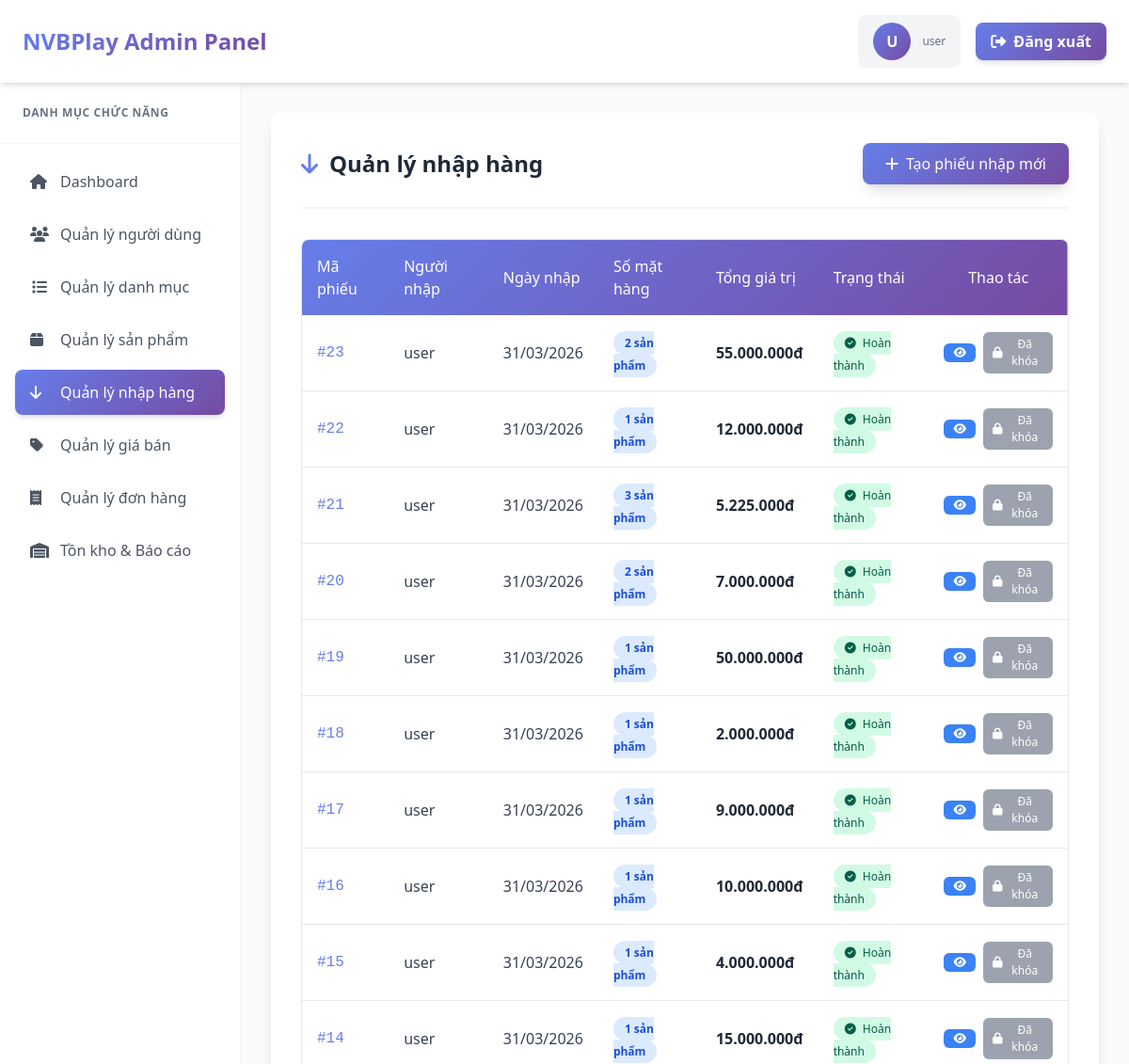
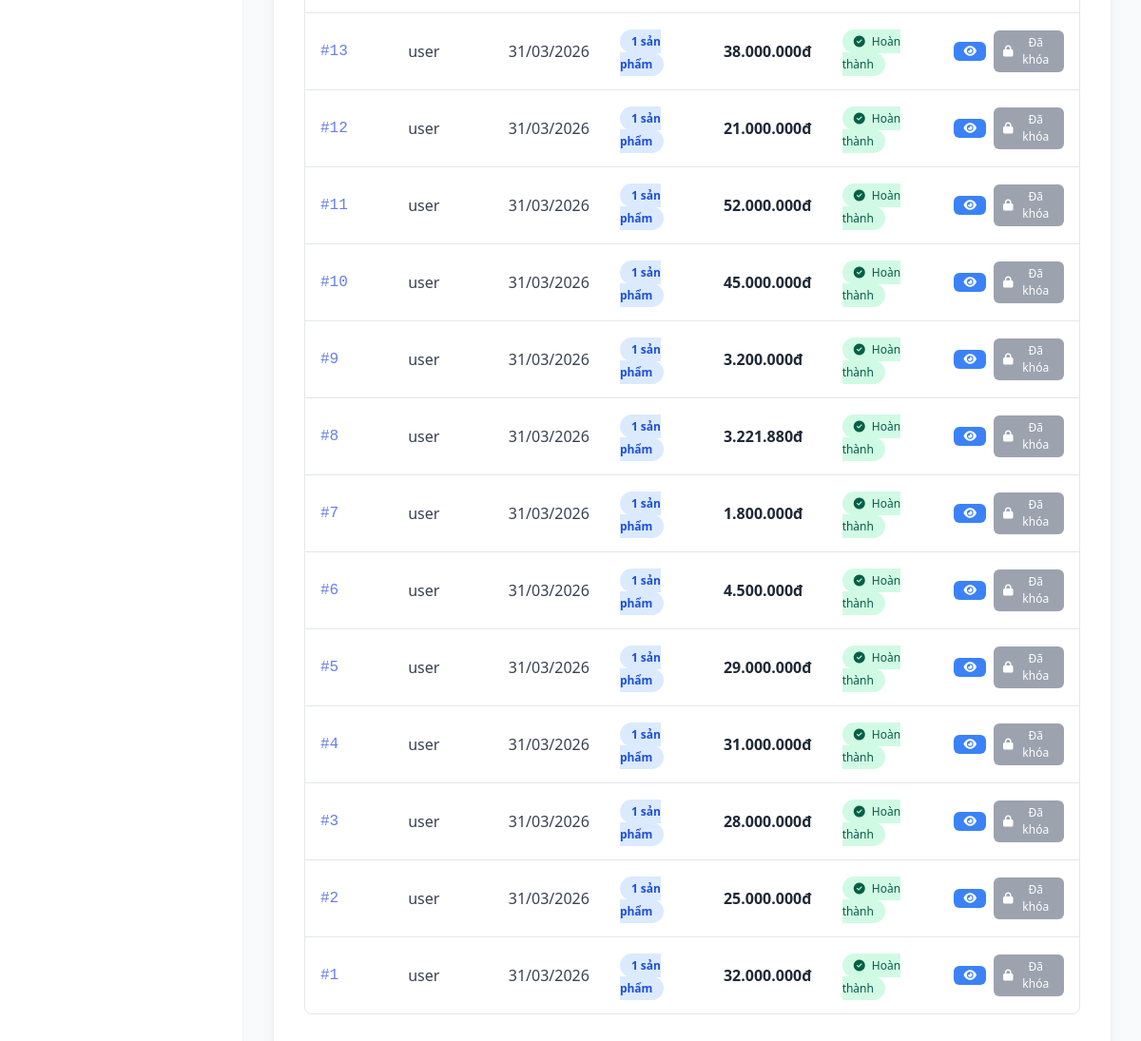
The app's page /admin/import.php (signed in) with its own data (2 pictures, top to bottom).
### tables this page shows
CREATE TABLE `phieunhap` (
  `NhapHang_id` int(11) NOT NULL,
  `NguoiNhap` varchar(100) DEFAULT NULL,
  `NgayNhap` date DEFAULT NULL,
  `SoLuong` int(11) DEFAULT NULL,
  `TrangThai` enum('pending','completed') DEFAULT 'pending'
);

### admin/import.php (the view, shortened to what this page needs)
<?php
require_once __DIR__ . '/../control/function.php';
$admin_username = $_SESSION['admin_username'] ?? '';
$sql = "SELECT pn.*,
        (SELECT COUNT(*) FROM chitietphieunhap WHERE PhieuNhap_id = pn.NhapHang_id) as so_mat_hang,
        COALESCE((SELECT SUM(SoLuong * Gia_Nhap) FROM chitietphieunhap WHERE PhieuNhap_id = pn.NhapHang_id), 0) as tong_gia_tri
        FROM phieunhap pn
        ORDER BY pn.NgayNhap DESC, pn.NhapHang_id DESC";
$result = $conn->query($sql);
?>
<!DOCTYPE html>
<html lang="vi">
<head>
    <script src="https://cdn.tailwindcss.com"></script>
    <link rel="stylesheet" href="https://cdnjs.cloudflare.com/ajax/libs/font-awesome/6.4.0/css/all.min.css">
</head>
<body class="bg-gray-50 font-sans text-gray-800">
   <header class="bg-white shadow-md sticky top-0 z-50">
        <div class="flex justify-between items-center px-6 py-4">
            <h1 class="text-2xl font-bold bg-clip-text text-transparent bg-gradient-custom">NVBPlay Admin Panel</h1>
            <div class="flex items-center space-x-4">
                <div class="flex items-center space-x-3 bg-gray-100 px-4 py-2 rounded-lg">
                    <div class="w-10 h-10 rounded-full bg-gradient-custom flex items-center justify-center text-white font-bold">
                        <?php echo strtoupper(substr($admin_username, 0, 1)); ?>
                    </div>
                    <div>
                        <p class="text-xs text-gray-500"><?php echo htmlspecialchars($admin_username); ?></p>
                    </div>
                </div>
                <button onclick="logout()" class="bg-gradient-custom text-white font-semibold px-4 py-2 rounded-lg hover:opacity-90 transition duration-200 shadow-md hover:shadow-lg">
                    <i class="fas fa-sign-out-alt mr-2"></i>Đăng xuất
                </button>
            </div>
        </div>
    </header>
    <div class="flex w-full min-h-[calc(100vh-70px)]">
        <aside class="w-64 bg-white shadow-lg hidden lg:block flex-shrink-0 border-r border-gray-100">
            <div class="p-6 border-b border-gray-100"><h3 class="text-gray-500 text-xs font-bold uppercase tracking-wider">Danh mục chức năng</h3></div>
            <nav class="p-4 space-y-2">
                <a href="dashboard.php" class="flex items-center gap-3 px-4 py-3 text-gray-600 rounded-lg hover:bg-gray-50 hover:text-primary transition"><i class="fas fa-home w-5"></i> Dashboard</a>
                <a href="users.php" class="flex items-center gap-3 px-4 py-3 text-gray-600 rounded-lg hover:bg-gray-50 hover:text-primary transition"><i class="fas fa-users w-5"></i> Quản lý người dùng</a>
                <a href="categories.php" class="flex items-center gap-3 px-4 py-3 text-gray-600 rounded-lg hover:bg-gray-50 hover:text-primary transition">
    <i class="fas fa-list w-5 text-center"></i> Quản lý danh mục
</a>
                <a href="product.php" class="flex items-center gap-3 px-4 py-3 text-gray-600 rounded-lg hover:bg-gray-50 hover:text-primary transition"><i class="fas fa-box w-5"></i> Quản lý sản phẩm</a>
                <a href="import.php" class="flex items-center gap-3 px-4 py-3 bg-gradient-custom text-white rounded-lg shadow-md"><i class="fas fa-arrow-down w-5"></i> Quản lý nhập hàng</a>
                <a href="price.php" class="flex items-center gap-3 px-4 py-3 text-gray-600 rounded-lg hover:bg-gray-50 hover:text-primary transition"><i class="fas fa-tag w-5"></i> Quản lý giá bán</a>
                <a href="orders.php" class="flex items-center gap-3 px-4 py-3 text-gray-600 rounded-lg hover:bg-gray-50 hover:text-primary transition"><i class="fas fa-receipt w-5"></i> Quản lý đơn hàng</a>
                <a href="inventory.php" class="flex items-center gap-3 px-4 py-3 text-gray-600 rounded-lg hover:bg-gray-50 hover:text-primary transition"><i class="fas fa-warehouse w-5"></i> Tồn kho & Báo cáo</a>
            </nav>
        </aside>
        <main class="flex-1 p-6 lg:p-8 overflow-x-hidden bg-gray-50">
            <div class="bg-white rounded-xl shadow-lg p-6 lg:p-8 min-h-full">
                <div class="flex flex-col sm:flex-row justify-between items-start sm:items-center mb-8 pb-6 border-b-2 border-gray-100 gap-4">
                    <h2 class="text-2xl font-bold text-gray-800 flex items-center gap-3"><i class="fas fa-arrow-down text-primary"></i> Quản lý nhập hàng</h2>
                    <a href="add_import.php" class="bg-gradient-custom hover:opacity-90 text-white px-6 py-2.5 rounded-lg font-medium shadow-lg transition flex items-center gap-2">
                        <i class="fas fa-plus"></i> Tạo phiếu nhập mới
                    </a>
                </div>
                <div class="overflow-x-auto rounded-lg border border-gray-200">
                    <table class="w-full text-left border-collapse">
                        <thead>
                            <tr class="bg-gradient-custom text-white">
                                <th class="p-4 font-medium">Mã phiếu</th>
                                <th class="p-4 font-medium">Người nhập</th>
                                <th class="p-4 font-medium">Ngày nhập</th>
                                <th class="p-4 font-medium">Số mặt hàng</th>
                                <th class="p-4 font-medium">Tổng giá trị</th>
                                <th class="p-4 font-medium">Trạng thái</th>
                                <th class="p-4 font-medium text-center">Thao tác</th>
                             </thead>
                        <tbody class="divide-y divide-gray-200">
                            <?php if (isset($result) && $result && $result->num_rows > 0): ?>
                                <?php while($row = $result->fetch_assoc()):
                                    $phieu_id = $row['NhapHang_id'];
                                    $ngayNhap = $row['NgayNhap'] ? date('d/m/Y', strtotime($row['NgayNhap'])) : 'N/A';
                                    $tongGiaTri = floatval($row['tong_gia_tri'] ?? 0);
                                    $trang_thai = $row['TrangThai'] ?? 'pending';
                                    $is_completed = ($trang_thai == 'completed');
                                ?>
                                <tr class="hover:bg-blue-50/30 transition">
                                    <td class="p-4 font-mono text-primary font-medium">#<?php echo str_pad($phieu_id, 1, '0', STR_PAD_LEFT); ?>     </td>
                                    <td class="p-4 text-gray-700"><?php echo htmlspecialchars($row['NguoiNhap'] ?? 'N/A'); ?>     </td>
                                    <td class="p-4 text-gray-700"><?php echo $ngayNhap; ?>     </td>
                                    <td class="p-4"><span class="px-3 py-1 rounded-full text-xs font-semibold bg-blue-100 text-blue-700"><?php echo intval($row['so_mat_hang']); ?> sản phẩm</span> </td>
                                    <td class="p-4 font-bold text-gray-800"><?php echo number_format($tongGiaTri, 0, ',', '.'); ?>đ</td>
                                    <td class="p-4">
                                        <?php if ($is_completed): ?>
                                            <span class="badge-completed"><i class="fas fa-check-circle mr-1"></i> Hoàn thành</span>
                                        <?php else: ?>
                                            <span class="badge-pending"><i class="fas fa-clock mr-1"></i> Chờ duyệt</span>
                                        <?php endif; ?>
                                    </td>
                                    <td class="p-4 text-center">
                                        <div class="flex items-center justify-center gap-2">
                                            <button onclick="toggleDetails(<?php echo $phieu_id; ?>)" class="action-btn btn-view" id="detail-btn-<?php echo $phieu_id; ?>" title="Xem chi tiết">
                                                <i class="fas fa-eye"></i>
                                            </button>
                                            <?php if (!$is_completed): ?>
                                                <a href="?action=complete&id=<?php echo $phieu_id; ?>" class="action-btn btn-complete" onclick="return confirm('Xác nhận hoàn thành phiếu nhập? Hành động này sẽ cập nhật tồn kho và không thể hoàn tác!')">
                                                    <i class="fas fa-check"></i> Hoàn thành
                                                </a>
                                                <a href="?action=delete&id=<?php echo $phieu_id; ?>" class="action-btn btn-delete" onclick="return confirm('Xóa phiếu nhập này?')">
                                                    <i class="fas fa-trash"></i>
                                                </a>
                                            <?php else: ?>
                                                <span class="action-btn btn-disabled" title="Đã hoàn thành, không thể sửa">
                                                    <i class="fas fa-lock"></i> Đã khóa
                                                </span>
                                            <?php endif; ?>
                                        </div>
                                    </td>
                                 </tr>
                                <?php endwhile; ?>
                            <?php elseif (!isset($error_message)): ?>
                                <tr><td colspan="7" class="text-center py-12 text-gray-500"><i class="fas fa-inbox text-4xl mb-3"></i><p>Chưa có phiếu nhập nào.</p></td></tr>
                            <?php endif; ?>
                        </tbody>
                    </table>
                </div>
            </div>
        </main>
    </div>
</body>
</html>

### admin/import.php (style rules this page uses)
.badge-completed { background: #d1fae5; color: #065f46; padding: 4px 12px; border-radius: 20px; font-size: 12px; font-weight: 500; }
.action-btn { padding: 4px 10px; border-radius: 6px; font-size: 12px; font-weight: 500; transition: all 0.2s; display: inline-flex; align-items: center; gap: 4px; cursor: pointer; text-decoration: none; }
.btn-view { background: #3b82f6; color: white; }
.btn-disabled { background: #9ca3af; color: white; cursor: not-allowed; }

### records on screen
phieunhap: NhapHang_id "23", NguoiNhap "user", NgayNhap "31/03/2026", so_mat_hang "2", tongGiaTri "55.000.000", TrangThai "completed" (drawn)
phieunhap: NhapHang_id "22", NguoiNhap "user", NgayNhap "31/03/2026", so_mat_hang "1", tongGiaTri "12.000.000", TrangThai "completed" (drawn)
phieunhap: NhapHang_id "21", NguoiNhap "user", NgayNhap "31/03/2026", so_mat_hang "3", tongGiaTri "5.225.000", TrangThai "completed" (drawn)
phieunhap: NhapHang_id "20", NguoiNhap "user", NgayNhap "31/03/2026", so_mat_hang "2", tongGiaTri "7.000.000", TrangThai "completed" (drawn)
phieunhap: NhapHang_id "19", NguoiNhap "user", NgayNhap "31/03/2026", so_mat_hang "1", tongGiaTri "50.000.000", TrangThai "completed" (drawn)
phieunhap: NhapHang_id "18", NguoiNhap "user", NgayNhap "31/03/2026", so_mat_hang "1", tongGiaTri "2.000.000", TrangThai "completed" (drawn)
phieunhap: NhapHang_id "17", NguoiNhap "user", NgayNhap "31/03/2026", so_mat_hang "1", tongGiaTri "9.000.000", TrangThai "completed" (drawn)
phieunhap: NhapHang_id "16", NguoiNhap "user", NgayNhap "31/03/2026", so_mat_hang "1", tongGiaTri "10.000.000", TrangThai "completed" (drawn)
phieunhap: NhapHang_id "15", NguoiNhap "user", NgayNhap "31/03/2026", so_mat_hang "1", tongGiaTri "4.000.000", TrangThai "completed" (drawn)
phieunhap: NhapHang_id "14", NguoiNhap "user", NgayNhap "31/03/2026", so_mat_hang "1", tongGiaTri "15.000.000", TrangThai "completed" (drawn)
phieunhap: NhapHang_id "13", NguoiNhap "user", NgayNhap "31/03/2026", so_mat_hang "1", tongGiaTri "38.000.000", TrangThai "completed" (drawn)
phieunhap: NhapHang_id "12", NguoiNhap "user", NgayNhap "31/03/2026", so_mat_hang "1", tongGiaTri "21.000.000", TrangThai "completed" (drawn)
phieunhap: NhapHang_id "11", NguoiNhap "user", NgayNhap "31/03/2026", so_mat_hang "1", tongGiaTri "52.000.000", TrangThai "completed" (drawn)
phieunhap: NhapHang_id "10", NguoiNhap "user", NgayNhap "31/03/2026", so_mat_hang "1", tongGiaTri "45.000.000", TrangThai "completed" (drawn)
phieunhap: NhapHang_id "9", NguoiNhap "user", NgayNhap "31/03/2026", so_mat_hang "1", tongGiaTri "3.200.000", TrangThai "completed" (drawn)
phieunhap: NhapHang_id "8", NguoiNhap "user", NgayNhap "31/03/2026", so_mat_hang "1", tongGiaTri "3.221.880", TrangThai "completed" (drawn)
phieunhap: NhapHang_id "7", NguoiNhap "user", NgayNhap "31/03/2026", so_mat_hang "1", tongGiaTri "1.800.000", TrangThai "completed" (drawn)
phieunhap: NhapHang_id "6", NguoiNhap "user", NgayNhap "31/03/2026", so_mat_hang "1", tongGiaTri "4.500.000", TrangThai "completed" (drawn)
phieunhap: NhapHang_id "5", NguoiNhap "user", NgayNhap "31/03/2026", so_mat_hang "1", tongGiaTri "29.000.000", TrangThai "completed" (drawn)
phieunhap: NhapHang_id "4", NguoiNhap "user", NgayNhap "31/03/2026", so_mat_hang "1", tongGiaTri "31.000.000", TrangThai "completed" (drawn)
phieunhap: NhapHang_id "3", NguoiNhap "user", NgayNhap "31/03/2026", so_mat_hang "1", tongGiaTri "28.000.000", TrangThai "completed" (drawn)
phieunhap: NhapHang_id "2", NguoiNhap "user", NgayNhap "31/03/2026", so_mat_hang "1", tongGiaTri "25.000.000", TrangThai "completed" (drawn)
phieunhap: NhapHang_id "1", NguoiNhap "user", NgayNhap "31/03/2026", so_mat_hang "1", tongGiaTri "32.000.000", TrangThai "completed" (drawn)

### other values on screen
substr($admin_username, 0, 1) "U"
$admin_username "user"
